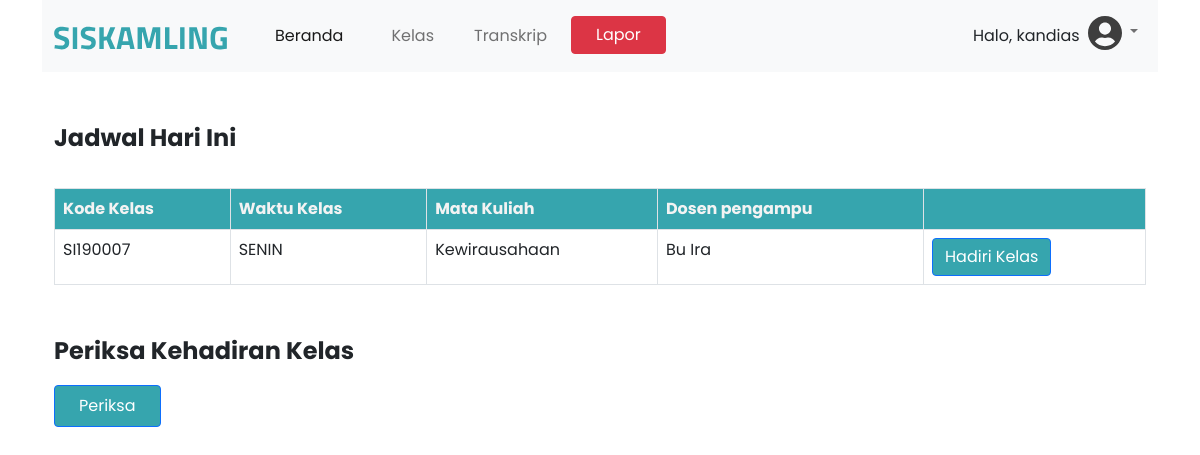
The app's page /index.php (signed in) with its own data.
### tables this page shows
CREATE TABLE `classes` (
  `id_class` varchar(8) NOT NULL,
  `nama_class` varchar(50) NOT NULL,
  `sks_class` int(2) NOT NULL,
  `waktu_class` varchar(6) NOT NULL,
  `id_lecturer` varchar(10) DEFAULT NULL,
  `presensi` int(2) NOT NULL,
  `nilai_class` int(3) DEFAULT NULL,
  `kredit_class` decimal(10,0) NOT NULL
);

CREATE TABLE `lecturers` (
  `id_lecturer` varchar(10) NOT NULL,
  `nama_lecturer` varchar(60) NOT NULL
);

### index.php (the view, shortened to what this page needs)
<?php
$nama =$_SESSION['nama'];
$fnama = strtok($nama, " ");
$npm =$_SESSION['npm'];
if ($day = "Monday"){
    $hari = "SENIN";
}
elseif ($day = "Tuesday") {
    $hari = "SELASA";
}
elseif ($day = "Wednesday") {
    $hari = "RABU";
}
elseif ($day = "Thursday") {
    $hari = "KAMIS";
}
elseif ($day = "Friday") {
    $hari = "JUMAT";
}
elseif ($day = "Saturday") {
    $hari = "Sabtu";
}
else {
    $hari = "Minggu";
};
?>
<!DOCTYPE html>
<html lang="en">
<head>
    <link href="https://cdn.jsdelivr.net/npm/bootstrap@5.0.1/dist/css/bootstrap.min.css" rel="stylesheet">
    <link href="assets/styles.css" rel="stylesheet">
</head>
<body>
<div class="container">
        <nav class="navbar navbar-expand-lg navbar-light bg-light">
            <div class="container-fluid justify-content-around" style="font-family: 'Poppins', sans-serif">
              <div class="collapse navbar-collapse" id="navbarNavAltMarkup">
                <a class="navbar-brand" href="index.php">
                    <img src="assets/logoSiskamling.svg" alt="">
                  </a>
                <div class="navbar-nav">
                  <a class="nav-link active mx-4"  aria-current="page" href="index.php">Beranda</a>
                  <a class="nav-link mx-2" href="course.php">Kelas</a>
                  <a class="nav-link mx-3" href="transkrip.php">Transkrip</a>
                  <a href="lapor.php">
                  <button type="button" class="btn btn-danger px-4">Lapor</button>
                  </a>
                </div>
              </div>
              <div class="collapse navbar-collapse justify-content-end" id="navbarNavDarkDropdown">
                <ul class="navbar-nav">
                <p class="mt-3">Halo, <?php echo $fnama ?></p>
                  <li class="nav-item dropdown">
                    <a class="nav-link dropdown-toggle" href="#" id="navbarDarkDropdownMenuLink" role="button" data-bs-toggle="dropdown" aria-expanded="false">
                      <img src="assets/iconProfile.svg" alt="">
                    </a>
                  </li>
                </ul>
              </div>
            </div>
          </nav>
    </div>
    <div class="container">
        <div class="container-fluid justify-content-around" style="font-family: 'Poppins', sans-serif">
          <div class="row mt-sm-5">
            <div class="col-sm-7">
              <p style="font-size: x-large; font-weight: bold;">Jadwal Hari Ini</p>
            </div>
          </div>
        </div>
    </div>
    <div class="container mt-sm-3">
      <div class="container-fluid justify-content-around" style="font-family: 'Poppins', sans-serif">
            <table class="table table-bordered">
              <thead class="table" style="background-color:#36A5AE; color:#F3F3F3">
                 <tr>
                    <th scope="col">Kode Kelas</th>
                    <th scope="col">Waktu Kelas</th>
                    <th scope="col">Mata Kuliah</th>
                    <th scope="col">Dosen pengampu</th>
                    <th scope="col"></th>
                 </tr>
             </thead>
             <?php
                    require_once "function/config.php";
                    $sql = "SELECT classes.id_class, classes.waktu_class, classes.nama_class, classes.presensi, lecturers.nama_lecturer
                    FROM classes,courses,students,lecturers
                    WHERE courses.id_class=classes.id_class
                    AND classes.id_lecturer=lecturers.id_lecturer AND students.npm=courses.npm AND courses.npm = '$npm' AND classes.waktu_class='$hari'";
                    if($result = mysqli_query($link, $sql)){
                        if(mysqli_num_rows($result) > 0){
                                while($row = mysqli_fetch_array($result)){
                                    echo "<tr>";
                                    echo "<td>" . $row['id_class'] . "</td>";
                                        echo "<td>" . $row['waktu_class'] . "</td>";
                                        echo "<td>" . $row['nama_class'] . "</td>";
                                        echo "<td>" . $row['nama_lecturer'] . "</td>";
                                        echo "<td>";
                                            echo '<a href="function/update.php?id_class='. $row['id_class'] .'" class="btn btn-primary mr-3" title="Hadiri Kelas" style ="background-color:#36A5AE" data-toggle="tooltip" on-click="disabled">Hadiri Kelas<span class="fa fa-pencil"></span></a>';
                                        echo "</td>";
                                    echo "</tr>";
                                }
                            echo "</table>";
                        }
                        else{
                            echo '<div class="alert alert-danger"><em>No records were found.</em></div>';
                        }
                    }
                    else{
                        echo "Oops! Something went wrong. Please try again later.";
                    }
                    ?>
                    <p class="mt-5" style="font-size: x-large; font-weight: bold;">Periksa Kehadiran Kelas</p>
                    <a href="presensi.php">
                    <div class="btn btn-primary px-4 py-2" style ="background-color:#36A5AE">Periksa</div></a>
</body>
</html>

### records on screen
classes: id_class "SI190007", waktu_class "SENIN", nama_class "Kewirausahaan", id_lecturer.nama_lecturer "Bu Ira"

### other values on screen
$fnama "kandias"
